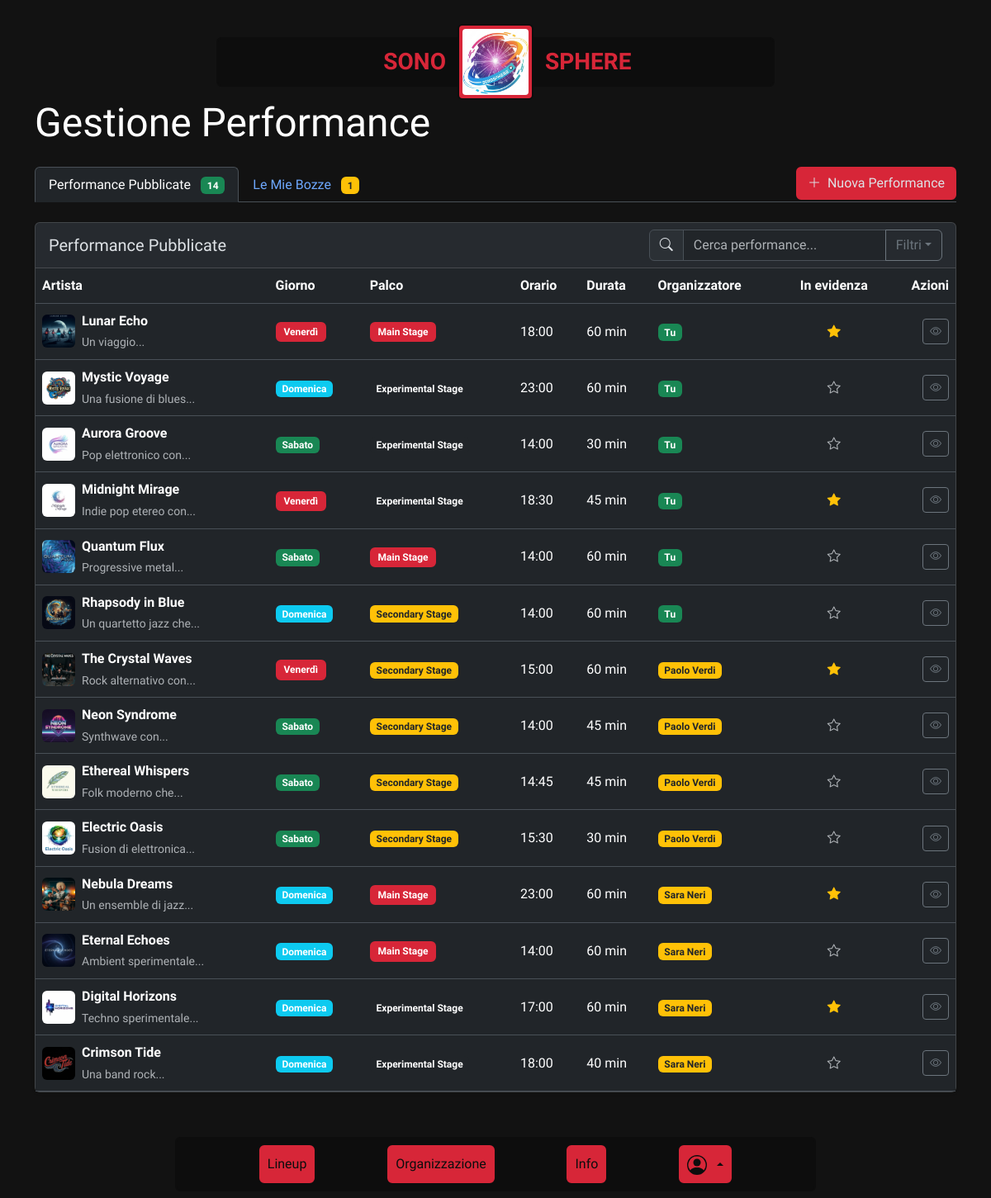
Screenshot of /performances/management (signed in) with the database file from the repository.
### tables this page shows
CREATE TABLE "performances" (
        "id" INTEGER NOT NULL UNIQUE,
        "artist_name" TEXT NOT NULL,
        "start_time" TEXT NOT NULL,
        "duration" INTEGER NOT NULL,
        "description" TEXT,
        "image_path" TEXT,
        "day_id" INTEGER NOT NULL,
        "stage_id" INTEGER NOT NULL,
        "genre_id" INTEGER NOT NULL,
        "organizer_id" INTEGER NOT NULL,
        "is_published" INTEGER NOT NULL DEFAULT 0,
        "created_at" TEXT DEFAULT CURRENT_TIMESTAMP,
        "updated_at" TEXT DEFAULT CURRENT_TIMESTAMP,
        "is_featured" INTEGER DEFAULT 0,
        PRIMARY KEY("id" AUTOINCREMENT),
        FOREIGN KEY("day_id") REFERENCES "event_days"("id"),
        FOREIGN KEY("stage_id") REFERENCES "stages"("id"),
        FOREIGN KEY("genre_id") REFERENCES "genres"("id"),
        FOREIGN KEY("organizer_id") REFERENCES "users"("id")
    );

CREATE TABLE "event_days" (
        "id" INTEGER NOT NULL UNIQUE,
        "name" TEXT NOT NULL,
        "date" TEXT NOT NULL,
        "current_attendees" INTEGER NOT NULL DEFAULT 0,
        "max_attendees" INTEGER NOT NULL DEFAULT 200,
        "start_time" TEXT NOT NULL,
        "end_time" TEXT NOT NULL,
        PRIMARY KEY("id" AUTOINCREMENT)
    );

CREATE TABLE "stages" (
        "id" INTEGER NOT NULL UNIQUE,
        "name" TEXT NOT NULL UNIQUE,
        "description" TEXT NOT NULL,
        "image" TEXT NOT NULL,
        PRIMARY KEY("id" AUTOINCREMENT)
    );

### blueprints/performances/routes.py (the view)
@performances_bp.route("/management")
@login_required
def management():
    if current_user.role != 1:
        flash("Non hai i permessi per accedere a questa pagina.", "danger")
        return redirect(url_for("main.home"))
    performances = performances_dao.get_all_performances(include_unpublished=True)
    for performance in performances:
        stage = stages_dao.get_stage_by_id(performance["stage_id"])
        performance["stage_name"] = stage["name"] if stage else "Sconosciuto"
        genre = genres_dao.get_genre_by_id(performance["genre_id"])
        performance["genre_name"] = genre["name"] if genre else "Sconosciuto"
        day = event_days_dao.get_day_by_id(performance["day_id"])
        performance["day_name"] = day["name"] if day else "Sconosciuto"
        organizer = users_dao.get_user_by_id(performance["organizer_id"])
        performance["organizer_name"] = (
            organizer["name"] + " " + organizer["surname"]
            if organizer
            else "Sconosciuto"
        )
    return render_template("performance-management.html", performances=performances)

### app.py (called while the page is built)
@app.template_filter("strfdatetime")
def _filter_datetime(dt, fmt=None):
    if isinstance(dt, str):
        dt = datetime.strptime(dt, "%Y-%m-%d %H:%M:%S")
    return dt.strftime(fmt or "%d %B %Y %H:%M")

@login_manager.user_loader
def load_user(user_id):
    db_user = users_dao.get_user_by_id(user_id)
    if not db_user:
        return None
    user = User(
        id=db_user["id"],
        username=db_user["username"],
        password=db_user["password"],
        name=db_user["name"],
        surname=db_user["surname"],
        email=db_user["email"],
        pfp=db_user["pfp"],
        role=db_user["role"],
    )
    return user

### utils/event_days_dao.py (called while the page is built)
def get_day_by_id(day_id: int) -> Optional[Dict[str, Any]]:
    query = "SELECT * FROM event_days WHERE id = ?"
    conn = sqlite3.connect(ROOT_PATH + DB_PATH)
    cursor = conn.cursor()
    cursor.execute(query, (day_id,))
    day = cursor.fetchone()
    cursor.close()
    conn.close()
    if day:
        return {
            "id": day[0],
            "name": day[1],
            "date": day[2],
            "current_attendees": day[3],
            "max_attendees": day[4],
            "start_time": day[5],
            "end_time": day[6],
        }
    return None

### utils/genres_dao.py (called while the page is built)
def get_genre_by_id(genre_id: int) -> Optional[Dict[str, Any]]:
    query = "SELECT * FROM genres WHERE id = ?"
    conn = sqlite3.connect(ROOT_PATH + DB_PATH)
    cursor = conn.cursor()
    cursor.execute(query, (genre_id,))
    genre = cursor.fetchone()
    cursor.close()
    conn.close()
    if genre:
        return {"id": genre[0], "name": genre[1]}
    return None

### utils/stages_dao.py (called while the page is built)
def get_stage_by_id(stage_id: int) -> Optional[Dict[str, Union[int, str]]]:
    query = "SELECT * FROM stages WHERE id = ?"
    conn = sqlite3.connect(ROOT_PATH + DB_PATH)
    cursor = conn.cursor()
    cursor.execute(query, (stage_id,))
    stage = cursor.fetchone()
    cursor.close()
    conn.close()
    if stage:
        return {
            "id": stage[0],
            "name": stage[1],
            "description": stage[2],
            "image": stage[3],
        }
    return None

### templates/performance-management.html (shortened to what this page needs)
{% extends "base.html" %}
{% block content %}
<div class="container py-5">
    <h1 class="display-5 mb-4">Gestione Performance</h1>
    <ul class="nav nav-tabs mb-4" id="performanceTabs" role="tablist">
        <li class="nav-item" role="presentation">
            <button class="nav-link active" id="published-tab" data-bs-toggle="tab" data-bs-target="#published-tab-pane"
                type="button" role="tab" aria-controls="published-tab-pane" aria-selected="true">
                Performance Pubblicate
                <span class="badge bg-success ms-2">{{ performances|selectattr('is_published', 'eq', 1)|list|length
                    }}</span>
            </button>
        </li>
        <li class="nav-item" role="presentation">
            <button class="nav-link" id="draft-tab" data-bs-toggle="tab" data-bs-target="#draft-tab-pane" type="button"
                role="tab" aria-controls="draft-tab-pane" aria-selected="false">
                Le Mie Bozze
                <span class="badge bg-warning text-dark ms-2">{{ performances|selectattr('is_published', 'eq',
                    0)|selectattr('organizer_id', 'eq', current_user.id)|list|length }}</span>
            </button>
        </li>
        <li class="nav-item ms-auto">
            <a href="{{ url_for('performances.editor', action='add') }}" class="btn red-bg red-bg-hover">
                <i class="bi bi-plus-lg me-1"></i> Nuova Performance
            </a>
        </li>
    </ul>
    <div class="tab-content" id="performanceTabsContent">
        <div class="tab-pane fade show active" id="published-tab-pane" role="tabpanel" aria-labelledby="published-tab"
            tabindex="0">
            <div class="card shadow-sm">
                <div class="card-header d-flex justify-content-between align-items-center">
                    <h5 class="mb-0">Performance Pubblicate</h5>
                    <div>
                        <div class="input-group">
                            <span class="input-group-text" id="search-addon"><i class="bi bi-search"></i></span>
                            <input type="text" class="form-control" id="searchPublished"
                                placeholder="Cerca performance..." aria-label="Cerca" aria-describedby="search-addon">
                            <button class="btn btn-outline-secondary dropdown-toggle" type="button"
                                data-bs-toggle="dropdown" aria-expanded="false">Filtri</button>
                        </div>
                    </div>
                </div>
                <div class="card-body p-0">
                    <div class="table-responsive">
                        <table class="table table-hover align-middle mb-0" id="publishedTable">
                            <thead class="">
                                <tr>
                                    <th>Artista</th>
                                    <th>Giorno</th>
                                    <th>Palco</th>
                                    <th>Orario</th>
                                    <th>Durata</th>
                                    <th>Organizzatore</th>
                                    <th class="text-center">In evidenza</th>
                                    <th class="text-end">Azioni</th>
                                </tr>
                            </thead>
                            <tbody>
                                {% for performance in performances|selectattr('is_published', 'eq', 1) %}
                                <tr data-day="{{ performance.day_id }}" data-stage="{{ performance.stage_id }}"
                                    data-artist="{{ performance.artist_name|lower }}">
                                    <td>
                                        <div class="d-flex align-items-center">
                                            {% if performance.image_path %}
                                            <img src="{{ url_for('static', filename=performance.image_path) }}"
                                                alt="{{ performance.artist_name }}"
                                                class="rounded me-2 object-fit-cover" width="40" height="40">
                                            {% else %}
                                            <div class="rounded me-2 d-flex align-items-center justify-content-center">
                                                <i class="bi bi-music-note text-secondary"></i>
                                            </div>
                                            {% endif %}
                                            <div>
                                                <a href="{{ url_for('performances.detail', id=performance.id, from='performances.management', source_name='Gestione Performance') }}"
                                                    class="text-decoration-none">
                                                    <div class="fw-bold white-text">{{ performance.artist_name }}</div>
                                                    <small class="text-muted">{{ performance.description|truncate(25)
                                                        }}</small>
                                                </a>
                                            </div>
                                        </div>
                                    </td>
                                    <td>
                                        <a href="{{ url_for('main.lineup') }}?day={{ performance.day_id }}"
                                            class="text-decoration-none">
                                            {% if performance.day_id == 1 %}
                                            <span class="badge red-bg">{{ performance.day_name }}</span>
                                            {% elif performance.day_id == 2 %}
                                            <span class="badge bg-success">{{ performance.day_name }}</span>
                                            {% elif performance.day_id == 3 %}
                                            <span class="badge bg-info">{{ performance.day_name }}</span>
                                            {% endif %}
                                        </a>
                                    </td>
                                    <td>
                                        <a href="{{ url_for('main.lineup') }}?stage={{ performance.stage_id }}"
                                            class="text-decoration-none">
                                            {% if performance.stage_id == 1 %}
                                            <span class="badge red-bg">{{ performance.stage_name }}</span>
                                            {% elif performance.stage_id == 2 %}
                                            <span class="badge bg-warning text-dark">{{ performance.stage_name }}</span>
                                            {% elif performance.stage_id == 3 %}
                                            <span class="badge bg-dark">{{ performance.stage_name }}</span>
                                            {% endif %}
                                        </a>
                                    </td>
                                    <td>{{ performance.start_time }}</td>
                                    <td>{{ performance.duration }} min</td>
                                    <td>
                                        {% if performance.organizer_id == current_user.id %}
                                        <span class="badge bg-success">Tu</span>
                                        {% else %}
                                        <span class="badge bg-warning text-dark">{{ performance.organizer_name }}</span>
                                        {% endif %}
                                    </td>
                                    <td class="text-center">
                                        {% if performance.is_featured %}
                                        <i class="bi bi-star-fill text-warning"></i>
                                        {% else %}
                                        <i class="bi bi-star text-muted"></i>
                                        {% endif %}
                                    </td>
                                    <td class="text-end">
                                        <a href="{{ url_for('performances.detail', id=performance.id, from='performances.management', source_name='Gestione Performance') }}"
                                            class="btn btn-sm btn-outline-secondary">
                                            <i class="bi bi-eye"></i>
                                        </a>
                                    </td>
                                </tr>
                                {% endfor %}
                            </tbody>
                        </table>
                    </div>
                </div>
            </div>
        </div>
    </div>
</div>
{% endblock %}

### static/css/style.css (style rules this page uses)
:root { --black: #0d0d0d; --cream: #e1b2bd; --grey: #a9a9a9; --purple: #6c1eff; --red: #d72638; --white: #ffffff; }
body { color: var(--color-white); line-height: 1.6; font-family: "Orbitron", sans-serif; background-color: var(--color-black); }
.red-bg { border: 2px solid var(--red); background-color: var(--red); }
.white-text { color: var(--white); }
.card-body { scrollbar-color: var(--red); scrollbar-width: thin; }

### rows the page displays
performances: image_path (picture), artist_name "Lunar Echo", description "Un viaggio...", start_time "18:00"
event_days: day_name "Venerdì" "Venerdì" "Venerdì"
stages: stage_name "Main Stage" "Main Stage" "Main Stage" "Main Stage"
performances: image_path (picture), artist_name "Mystic Voyage", description "Una fusione di blues...", start_time "23:00"
event_days: day_name "Domenica" "Domenica" "Domenica" "Domenica" "Domenica" "Domenica"
stages: stage_name "Experimental Stage" "Experimental Stage" "Experimental Stage" "Experimental Stage" "Experimental Stage"
performances: image_path (picture), artist_name "Aurora Groove", description "Pop elettronico con...", start_time "14:00"
event_days: day_name "Sabato" "Sabato" "Sabato" "Sabato" "Sabato"
performances: image_path (picture), artist_name "Midnight Mirage", description "Indie pop etereo con...", start_time "18:30"
performances: image_path (picture), artist_name "Quantum Flux", description "Progressive metal...", start_time "14:00"
performances: image_path (picture), artist_name "Rhapsody in Blue", description "Un quartetto jazz che...", start_time "14:00"
stages: stage_name "Secondary Stage" "Secondary Stage" "Secondary Stage" "Secondary Stage" "Secondary Stage"
performances: image_path (picture), artist_name "The Crystal Waves", description "Rock alternativo con...", start_time "15:00"
performances: image_path (picture), artist_name "Neon Syndrome", description "Synthwave con...", start_time "14:00"
performances: image_path (picture), artist_name "Ethereal Whispers", description "Folk moderno che...", start_time "14:45"
performances: image_path (picture), artist_name "Electric Oasis", description "Fusion di elettronica...", start_time "15:30"
performances: image_path (picture), artist_name "Nebula Dreams", description "Un ensemble di jazz...", start_time "23:00"
performances: image_path (picture), artist_name "Eternal Echoes", description "Ambient sperimentale...", start_time "14:00"
performances: image_path (picture), artist_name "Digital Horizons", description "Techno sperimentale...", start_time "17:00"
performances: image_path (picture), artist_name "Crimson Tide", description "Una band rock...", start_time "18:00"

### other values shown
{{ performances|selectattr('is_published', 'eq', 1)|list|length }} "14"
{{ performance.duration }} "60" "60" "30" "45" "60" "60" "60" "45" "45" "30" "60" "60" "60" "40"
{{ performance.organizer_name }} "Paolo Verdi" "Paolo Verdi" "Paolo Verdi" "Paolo Verdi" "Sara Neri" "Sara Neri" "Sara Neri" "Sara Neri"
